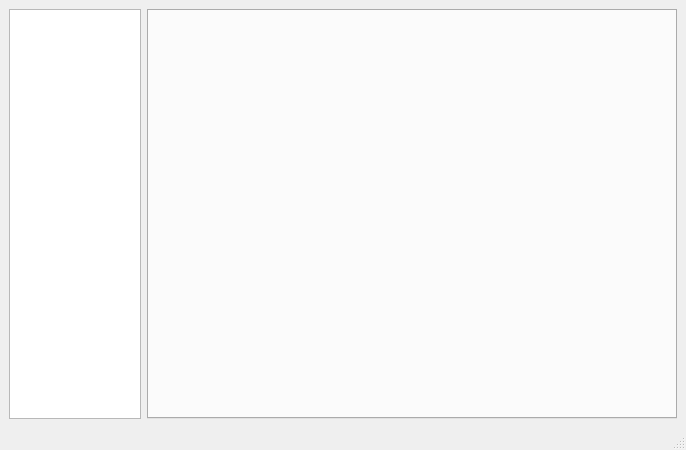
<?xml version="1.0" encoding="UTF-8"?>
<ui version="4.0">
 <class>MainWindow</class>
 <widget class="QMainWindow" name="MainWindow">
  <property name="geometry">
   <rect>
    <x>0</x>
    <y>0</y>
    <width>686</width>
    <height>450</height>
   </rect>
  </property>
  <property name="windowTitle">
   <string>MainWindow</string>
  </property>
  <widget class="QWidget" name="centralwidget">
   <layout class="QGridLayout" name="gridLayout" columnstretch="1,4">
    <item row="0" column="0">
     <widget class="QTreeView" name="treeView"/>
    </item>
    <item row="0" column="1">
     <widget class="QTabWidget" name="tabWidget">
      <property name="tabPosition">
       <enum>QTabWidget::TabPosition::North</enum>
      </property>
      <property name="tabShape">
       <enum>QTabWidget::TabShape::Rounded</enum>
      </property>
      <property name="currentIndex">
       <number>-1</number>
      </property>
     </widget>
    </item>
   </layout>
  </widget>
  <widget class="QMenuBar" name="menubar">
   <property name="geometry">
    <rect>
     <x>0</x>
     <y>0</y>
     <width>686</width>
     <height>33</height>
    </rect>
   </property>
  </widget>
  <widget class="QStatusBar" name="statusbar"/>
 </widget>
 <resources/>
 <connections/>
</ui>
